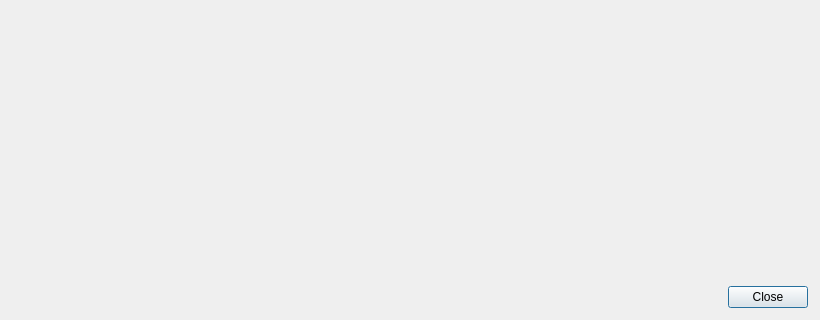
<?xml version="1.0" encoding="UTF-8"?>
<ui version="4.0">
 <class>SubscriptionsDialog</class>
 <widget class="QDialog" name="SubscriptionsDialog">
  <property name="geometry">
   <rect>
    <x>0</x>
    <y>0</y>
    <width>820</width>
    <height>320</height>
   </rect>
  </property>
  <property name="windowTitle">
   <string>Subscriptions</string>
  </property>
  <layout class="QVBoxLayout" name="verticalLayout">
   <property name="leftMargin">
    <number>12</number>
   </property>
   <property name="topMargin">
    <number>12</number>
   </property>
   <property name="rightMargin">
    <number>12</number>
   </property>
   <property name="bottomMargin">
    <number>12</number>
   </property>
   <item>
    <widget class="SubscriptionsWidget" name="subscriptionsWidget" native="true"/>
   </item>
   <item>
    <widget class="DialogButtonBox" name="buttonBox">
     <property name="standardButtons">
      <set>QDialogButtonBox::Close</set>
     </property>
    </widget>
   </item>
  </layout>
 </widget>
 <customwidgets>
  <customwidget>
   <class>SubscriptionsWidget</class>
   <extends>QWidget</extends>
   <header>widgets/subscriptionswidget.h</header>
   <container>1</container>
  </customwidget>
  <customwidget>
   <class>DialogButtonBox</class>
   <extends>QDialogButtonBox</extends>
   <header>widgets/dialogbuttonbox.h</header>
  </customwidget>
 </customwidgets>
 <resources/>
 <connections/>
</ui>
